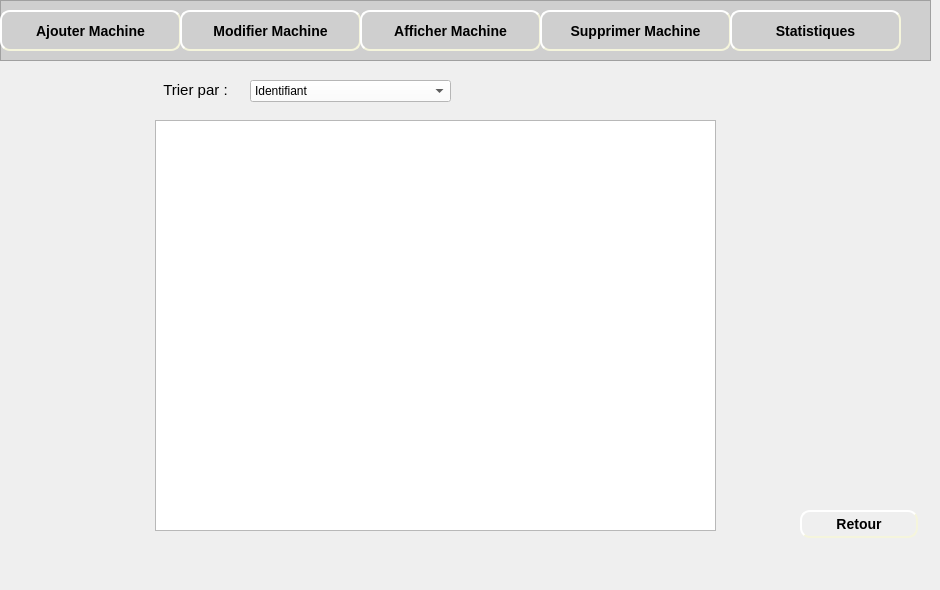
    <widget class="QWidget" name="page_10">
     <widget class="QFrame" name="frame_9">
      <property name="geometry">
       <rect>
        <x>0</x>
        <y>0</y>
        <width>931</width>
        <height>61</height>
       </rect>
      </property>
      <property name="styleSheet">
       <string notr="true">background-color: rgb(207, 207, 207);</string>
      </property>
      <property name="frameShape">
       <enum>QFrame::StyledPanel</enum>
      </property>
      <property name="frameShadow">
       <enum>QFrame::Raised</enum>
      </property>
      <widget class="QPushButton" name="pushButton_ajouterMachine_5">
       <property name="geometry">
        <rect>
         <x>0</x>
         <y>10</y>
         <width>181</width>
         <height>41</height>
        </rect>
       </property>
       <property name="styleSheet">
        <string notr="true">#pushButton_ajouterMachine_5
{
	background-color: rgb(207, 207, 207);
	border-color: beige;
border-style: outset;
  border-width: 2px;
  border-radius: 10px;
  font: bold 14px;
  min-width: 6em;
  padding: 6px;

}
#pushButton_ajouterMachine_5:hover
{
	border-color: blue;
}</string>
       </property>
       <property name="text">
        <string>Ajouter Machine</string>
       </property>
      </widget>
      <widget class="QLabel" name="label_81">
       <property name="geometry">
        <rect>
         <x>10</x>
         <y>20</y>
         <width>21</width>
         <height>21</height>
        </rect>
       </property>
       <property name="text">
        <string/>
       </property>
       <property name="pixmap">
        <pixmap>../Bouttons/ajouMachine-removebg-preview.png</pixmap>
       </property>
       <property name="scaledContents">
        <bool>true</bool>
       </property>
      </widget>
      <widget class="QPushButton" name="pushButton_modifierMachine_5">
       <property name="geometry">
        <rect>
         <x>180</x>
         <y>10</y>
         <width>181</width>
         <height>41</height>
        </rect>
       </property>
       <property name="styleSheet">
        <string notr="true">#pushButton_modifierMachine_5
{
	background-color: rgb(207, 207, 207);
	border-color: beige;
border-style: outset;
  border-width: 2px;
  border-radius: 10px;
  font: bold 14px;
  min-width: 6em;
  padding: 6px;

}
#pushButton_modifierMachine_5:hover
{
	border-color: blue;
}</string>
       </property>
       <property name="text">
        <string>Modifier Machine</string>
       </property>
      </widget>
      <widget class="QLabel" name="label_82">
       <property name="geometry">
        <rect>
         <x>190</x>
         <y>20</y>
         <width>21</width>
         <height>21</height>
        </rect>
       </property>
       <property name="text">
        <string/>
       </property>
       <property name="pixmap">
        <pixmap>../Bouttons/modifier-removebg-preview.png</pixmap>
       </property>
       <property name="scaledContents">
        <bool>true</bool>
       </property>
      </widget>
      <widget class="QPushButton" name="pushButton_afficherMachine_4">
       <property name="geometry">
        <rect>
         <x>360</x>
         <y>10</y>
         <width>181</width>
         <height>41</height>
        </rect>
       </property>
       <property name="styleSheet">
        <string notr="true">#pushButton_afficherMachine_4
{

	border-color: beige;
border-style: outset;
  border-width: 2px;
  border-radius: 10px;
  font: bold 14px;
  min-width: 6em;
  padding: 6px;

}
#pushButton_afficherMachine_4:hover
{
	border-color: blue;
}</string>
       </property>
       <property name="text">
        <string>Afficher Machine</string>
       </property>
      </widget>
      <widget class="QLabel" name="label_83">
       <property name="geometry">
        <rect>
         <x>370</x>
         <y>20</y>
         <width>21</width>
         <height>21</height>
        </rect>
       </property>
       <property name="text">
        <string/>
       </property>
       <property name="pixmap">
        <pixmap>../Bouttons/afficher-removebg-preview.png</pixmap>
       </property>
       <property name="scaledContents">
        <bool>true</bool>
       </property>
      </widget>
      <widget class="QPushButton" name="pushButton_supprimerMachine_4">
       <property name="geometry">
        <rect>
         <x>540</x>
         <y>10</y>
         <width>191</width>
         <height>41</height>
        </rect>
       </property>
       <property name="styleSheet">
        <string notr="true">#pushButton_supprimerMachine_4
{
	background-color: rgb(207, 207, 207);
	border-color: beige;
border-style: outset;
  border-width: 2px;
  border-radius: 10px;
  font: bold 14px;
  min-width: 6em;
  padding: 6px;

}
#pushButton_supprimerMachine_4:hover
{
	border-color: blue;
}</string>
       </property>
       <property name="text">
        <string>Supprimer Machine</string>
       </property>
      </widget>
      <widget class="QLabel" name="label_84">
       <property name="geometry">
        <rect>
         <x>550</x>
         <y>20</y>
         <width>16</width>
         <height>20</height>
        </rect>
       </property>
       <property name="text">
        <string/>
       </property>
       <property name="pixmap">
        <pixmap>../Bouttons/supprimerMachine-removebg-preview.png</pixmap>
       </property>
       <property name="scaledContents">
        <bool>true</bool>
       </property>
      </widget>
      <widget class="QPushButton" name="pushButton_statistiques_4">
       <property name="geometry">
        <rect>
         <x>730</x>
         <y>10</y>
         <width>171</width>
         <height>41</height>
        </rect>
       </property>
       <property name="styleSheet">
        <string notr="true">#pushButton_statistiques_4
{
	background-color: rgb(207, 207, 207);
	border-color: beige;
border-style: outset;
  border-width: 2px;
  border-radius: 10px;
  font: bold 14px;
  min-width: 6em;
  padding: 6px;

}
#pushButton_statistiques_4:hover
{
	border-color: blue;
}</string>
       </property>
       <property name="text">
        <string>Statistiques</string>
       </property>
      </widget>
      <widget class="QLabel" name="label_24">
       <property name="geometry">
        <rect>
         <x>740</x>
         <y>20</y>
         <width>21</width>
         <height>21</height>
        </rect>
       </property>
       <property name="text">
        <string/>
       </property>
       <property name="pixmap">
        <pixmap>../Bouttons/stat-removebg-preview.png</pixmap>
       </property>
       <property name="scaledContents">
        <bool>true</bool>
       </property>
      </widget>
     </widget>
     <widget class="QLabel" name="label_16">
      <property name="geometry">
       <rect>
        <x>0</x>
        <y>60</y>
        <width>931</width>
        <height>521</height>
       </rect>
      </property>
      <property name="text">
       <string/>
      </property>
      <property name="pixmap">
       <pixmap>../Bouttons/fontFinal.jpg</pixmap>
      </property>
      <property name="scaledContents">
       <bool>true</bool>
      </property>
     </widget>
     <widget class="QLabel" name="label_17">
      <property name="geometry">
       <rect>
        <x>150</x>
        <y>70</y>
        <width>91</width>
        <height>41</height>
       </rect>
      </property>
      <property name="text">
       <string>&lt;html&gt;&lt;head/&gt;&lt;body&gt;&lt;p align=&quot;center&quot;&gt;&lt;span style=&quot; font-size:11pt;&quot;&gt;Trier par :&lt;/span&gt;&lt;/p&gt;&lt;/body&gt;&lt;/html&gt;</string>
      </property>
     </widget>
     <widget class="QComboBox" name="comboBox_2">
      <property name="geometry">
       <rect>
        <x>250</x>
        <y>80</y>
        <width>201</width>
        <height>22</height>
       </rect>
      </property>
      <property name="styleSheet">
       <string notr="true">background-color: rgb(255, 255, 255);</string>
      </property>
      <item>
       <property name="text">
        <string>Identifiant</string>
       </property>
      </item>
      <item>
       <property name="text">
        <string>Nom</string>
       </property>
      </item>
      <item>
       <property name="text">
        <string>Reference</string>
       </property>
      </item>
     </widget>
     <widget class="QTableView" name="tabMachine">
      <property name="geometry">
       <rect>
        <x>155</x>
        <y>120</y>
        <width>561</width>
        <height>411</height>
       </rect>
      </property>
     </widget>
     <widget class="QPushButton" name="pushButton_retour_6">
      <property name="geometry">
       <rect>
        <x>800</x>
        <y>510</y>
        <width>118</width>
        <height>28</height>
       </rect>
      </property>
      <property name="styleSheet">
       <string notr="true">#pushButton_retour_6
{
	
	border-color: beige;
border-style: outset;
  border-width: 2px;
  border-radius: 10px;
  font: bold 14px;
  min-width: 6em;
  padding: 6px;

}
#pushButton_retour_6:hover
{
	border-color: blue;
}</string>
      </property>
      <property name="text">
       <string>Retour</string>
      </property>
     </widget>
     <widget class="QLabel" name="label_86">
      <property name="geometry">
       <rect>
        <x>810</x>
        <y>520</y>
        <width>21</width>
        <height>16</height>
       </rect>
      </property>
      <property name="text">
       <string/>
      </property>
      <property name="pixmap">
       <pixmap>../Bouttons/retour-removebg-preview.png</pixmap>
      </property>
      <property name="scaledContents">
       <bool>true</bool>
      </property>
     </widget>
    </widget>
